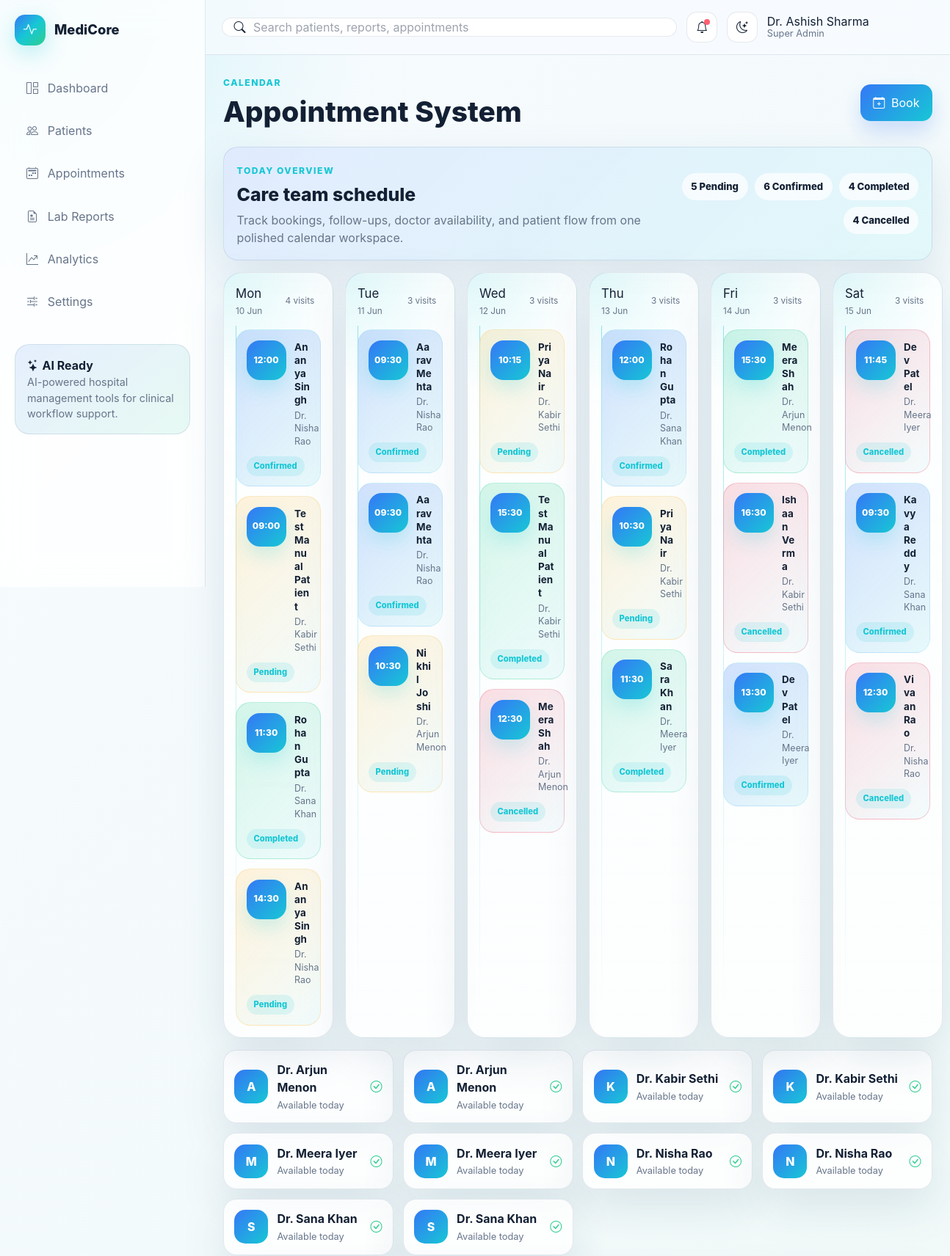
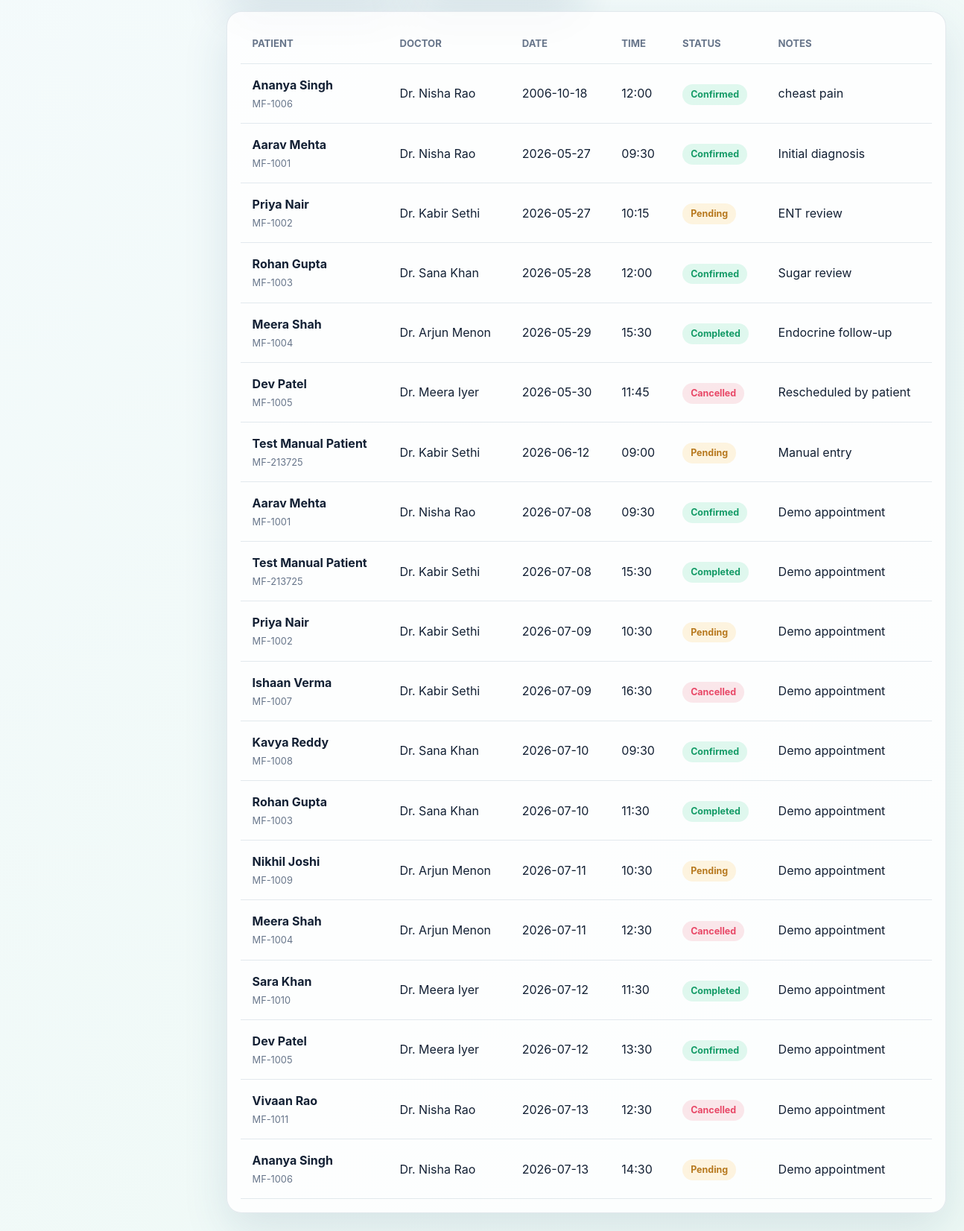
The app's page /appointments (signed in) with its own data (2 pictures, top to bottom).
### tables this page shows
CREATE TABLE users (
            id INTEGER PRIMARY KEY AUTOINCREMENT,
            name TEXT NOT NULL,
            email TEXT NOT NULL UNIQUE,
            password_hash TEXT NOT NULL,
            role TEXT NOT NULL
        , doctor_name TEXT, patient_id INTEGER, is_active BOOLEAN DEFAULT 1, created_at DATETIME);

CREATE TABLE appointments (
            id INTEGER PRIMARY KEY AUTOINCREMENT,
            patient_id INTEGER NOT NULL,
            doctor TEXT NOT NULL,
            date TEXT NOT NULL,
            time TEXT NOT NULL,
            status TEXT NOT NULL,
            notes TEXT, doctor_id INTEGER,
            FOREIGN KEY(patient_id) REFERENCES patients(id)
        );

CREATE TABLE patients (
            id INTEGER PRIMARY KEY AUTOINCREMENT,
            patient_code TEXT NOT NULL UNIQUE,
            name TEXT NOT NULL,
            age INTEGER NOT NULL,
            gender TEXT NOT NULL,
            blood_group TEXT,
            phone TEXT,
            address TEXT,
            symptoms TEXT,
            doctor TEXT,
            created_at TEXT NOT NULL
        , assigned_doctor_id INTEGER);

CREATE TABLE doctors (
	id INTEGER NOT NULL, 
	name VARCHAR(120) NOT NULL, 
	email VARCHAR(255) NOT NULL, 
	specialization VARCHAR(120) NOT NULL, 
	phone VARCHAR(40), 
	department_id INTEGER, 
	user_id INTEGER, department TEXT DEFAULT 'General Medicine', 
	PRIMARY KEY (id), 
	UNIQUE (email), 
	FOREIGN KEY(department_id) REFERENCES departments (id), 
	UNIQUE (user_id), 
	FOREIGN KEY(user_id) REFERENCES users (id)
);

### app.py (the view, shortened to what this page needs)
@app.route("/appointments", methods=["GET", "POST"])
@roles_required(ROLE_SUPER_ADMIN, ROLE_DOCTOR, ROLE_RECEPTIONIST, ROLE_PATIENT)
def appointments():
    user = current_user()
    where_sql = "1=1"
    args = []
    if user["role"] == ROLE_DOCTOR:
        where_sql = "appointments.doctor_id = ?"
        args = [doctor_id_for_user(user) or -1]
    elif user["role"] == ROLE_PATIENT:
        where_sql = "appointments.patient_id = ?"
        args = [user["patient_id"] or -1]
    data = query(
        f"""
        SELECT appointments.*, patients.name AS patient_name, patients.patient_code
        FROM appointments
        JOIN patients ON patients.id = appointments.patient_id
        WHERE {where_sql}
        ORDER BY date ASC, time ASC
        """,
        args,
    )
    status_counts = {status: sum(1 for item in data if item["status"] == status) for status in ["Pending", "Confirmed", "Completed", "Cancelled"]}
    week_days = ["Mon", "Tue", "Wed", "Thu", "Fri", "Sat"]
    calendar_items = {day: [] for day in week_days}
    for index, item in enumerate(data):
        calendar_items[week_days[index % len(week_days)]].append(item)
    return render_template(
        "appointments.html",
        appointments=data,
        patients=query("SELECT id, name FROM patients ORDER BY name"),
        status_counts=status_counts,
        doctors=query("SELECT * FROM doctors ORDER BY name"),
        calendar_items=calendar_items,
    )

### app.py (called while the page is built, shortened)
def get_db():
    if "db" not in g:
        g.db = sqlite3.connect(DB_PATH)
        g.db.row_factory = sqlite3.Row
    return g.db

def query(sql, args=(), one=False):
    cur = get_db().execute(sql, args)
    rows = cur.fetchall()
    cur.close()
    return (rows[0] if rows else None) if one else rows

@app.before_request
def before_request():
    if not app.config.get("_DB_READY"):
        init_db()
        app.config["_DB_READY"] = True

def current_user():
    if "user_id" not in session:
        return None
    return query("SELECT * FROM users WHERE id = ?", (session["user_id"],), one=True)

def role_label(role):
    return ROLE_LABELS.get(role, role.replace("_", " ").title())

def login_required(view):
    @wraps(view)
    def wrapped(*args, **kwargs):
        if "user_id" not in session:
            return redirect(url_for("login"))
        return view(*args, **kwargs)
    return wrapped

def roles_required(*allowed_roles):
    def decorator(view):
        @wraps(view)
        @login_required
        def wrapped(*args, **kwargs):
            user = current_user()
            if not user or user["role"] not in allowed_roles:
                abort(403)
            return view(*args, **kwargs)
        return wrapped
    return decorator

def nav_items_for(user):
    if not user:
        return []
    if user["role"] == ROLE_SUPER_ADMIN:
        return [
            ("Dashboard", "bi-grid-1x2", "dashboard"),
            ("Patients", "bi-people", "patients"),
            ("Appointments", "bi-calendar2-week", "appointments"),
            ("Lab Reports", "bi-file-earmark-medical", "lab_reports"),
            ("Analytics", "bi-graph-up-arrow", "analytics"),
            ("Settings", "bi-sliders2", "settings"),
        ]

@app.context_processor
def inject_globals():
    user = current_user()
    return {
        "current_user": user,
        "nav_items": nav_items_for(user),
        "now": datetime.now(),
        "role_label": role_label,
    }

### templates/appointments.html (shortened to what this page needs)
{% extends "base.html" %}
{% block content %}
<div class="page-head"><div><span class="eyebrow">Calendar</span><h1>Appointment System</h1></div>{% if current_user.role in ['super_admin', 'receptionist'] %}<button class="btn-primary" data-modal="appointmentModal"><i class="bi bi-calendar-plus"></i> Book</button>{% endif %}</div>
<section class="appointment-hero panel">
    <div>
        <span class="eyebrow">Today overview</span>
        <h2>Care team schedule</h2>
        <p>Track bookings, follow-ups, doctor availability, and patient flow from one polished calendar workspace.</p>
    </div>
    <div class="appointment-summary">
        {% for label, count in status_counts.items() %}
        <span class="{{ label|lower }}">{{ count }} {{ label }}</span>
        {% endfor %}
    </div>
</section>
<section class="calendar-board appointment-calendar">
    {% for day, items in calendar_items.items() %}
    <div class="day-column">
        <div class="day-head">
            <div>
                <h3>{{ day }}</h3>
                <small>{{ loop.index + 9 }} Jun</small>
            </div>
            <span>{{ items|length }} visits</span>
        </div>
        {% for item in items %}
        <article class="appointment-pill {{ item.status|lower }}">
            <div class="pill-time">{{ item.time }}</div>
            <div>
                <strong>{{ item.patient_name }}</strong>
                <span>{{ item.doctor }}</span>
            </div>
            <small>{{ item.status }}</small>
        </article>
        {% else %}
        <div class="empty-slot">
            <i class="bi bi-calendar2-plus"></i>
            <span>Open slot</span>
            {% if current_user.role in ['super_admin', 'receptionist'] %}<button type="button" data-modal="appointmentModal">Book now</button>{% endif %}
        </div>
        {% endfor %}
    </div>
    {% endfor %}
</section>
<section class="doctor-strip">
    {% for doctor in doctors %}
    <article>
        <span>{{ doctor.name.split(' ')[1][:1] if doctor.name.split(' ')|length > 1 else 'D' }}</span>
        <div><strong>{{ doctor.name }}</strong><small>Available today</small></div>
        <i class="bi bi-check-circle"></i>
    </article>
    {% endfor %}
</section>
<section class="panel">
    <div class="table-wrap"><table><thead><tr><th>Patient</th><th>Doctor</th><th>Date</th><th>Time</th><th>Status</th><th>Notes</th></tr></thead><tbody>
    {% for item in appointments %}
    <tr><td><strong>{{ item.patient_name }}</strong><small>{{ item.patient_code }}</small></td><td>{{ item.doctor }}</td><td>{{ item.date }}</td><td>{{ item.time }}</td><td><span class="badge {{ item.status|lower }}">{{ item.status }}</span></td><td>{{ item.notes }}</td></tr>
    {% endfor %}
    </tbody></table></div>
</section>
{% endblock %}

### templates/base.html (shortened to what this page needs)
<!doctype html>
<html lang="en">
<head>
    <script src="https://cdn.tailwindcss.com"></script>
    <link rel="stylesheet" href="https://cdn.jsdelivr.net/npm/bootstrap-icons@1.11.3/font/bootstrap-icons.min.css">
    <link rel="stylesheet" href="{{ url_for('static', filename='css/styles.css') }}">
</head>
<body class="app-shell">
    <aside class="sidebar" id="sidebar">
        <a class="brand" href="{{ url_for('dashboard') }}">
            <span class="brand-mark"><i class="bi bi-activity"></i></span>
            <span>MediCore</span>
        </a>
        <nav class="nav-list">
            {% for label, icon, endpoint in nav_items %}
            <a href="{{ url_for(endpoint) }}"><i class="bi {{ icon }}"></i> {{ label }}</a>
            {% endfor %}
        </nav>
        {% if current_user and current_user.role in ['super_admin', 'doctor'] %}
        <a class="ai-card ai-card-link" href="{{ url_for('ai_tools') }}">
            <i class="bi bi-stars"></i>
            <strong>AI Ready</strong>
            <p>AI-powered hospital management tools for clinical workflow support.</p>
        </a>
        {% endif %}
    </aside>
    <main class="main">
        <header class="topbar">
            <div class="search-box">
                <i class="bi bi-search"></i>
                <input type="search" placeholder="Search patients, reports, appointments">
            </div>
            <button class="icon-btn" aria-label="Notifications"><i class="bi bi-bell"></i><span class="dot"></span></button>
            <button class="icon-btn" id="themeToggle" aria-label="Toggle dark mode"><i class="bi bi-moon-stars"></i></button>
            <div class="profile">
                <span>{{ current_user.name if current_user else 'Guest' }}</span>
                <small>{{ role_label(current_user.role) if current_user else 'Visitor' }}</small>
            </div>
        </header>
        <section class="page-content fade-in">
            {% block content %}{% endblock %}
        </section>
    </main>
</body>
</html>

### records on screen
users: name "Dr. Ashish Sharma", role "Super Admin"
appointments: count "6", status "Confirmed", time "12:00", patient_name "Ananya Singh", doctor "Dr. Nisha Rao", patient_code "MF-1006", date "2006-10-18", notes "cheast pain"
appointments: count "4", status "Completed", time "15:30", patient_name "Meera Shah", doctor "Dr. Arjun Menon", patient_code "MF-1004", date "2026-05-29", notes "Endocrine follow-up"
appointments: count "4", status "Cancelled", time "12:30", patient_name "Meera Shah", doctor "Dr. Arjun Menon", patient_code "MF-1004", date "2026-07-11", notes "Demo appointment"
appointments: time "09:00", patient_name "Test Manual Patient", doctor "Dr. Kabir Sethi", status "Pending", patient_code "MF-213725", date "2026-06-12", notes "Manual entry"
appointments: time "11:30", patient_name "Rohan Gupta", doctor "Dr. Sana Khan", status "Completed", patient_code "MF-1003", date "2026-07-10", notes "Demo appointment"
appointments: time "14:30", patient_name "Ananya Singh", doctor "Dr. Nisha Rao", status "Pending", patient_code "MF-1006", date "2026-07-13", notes "Demo appointment"
appointments: time "09:30", patient_name "Aarav Mehta", doctor "Dr. Nisha Rao", status "Confirmed", patient_code "MF-1001", date "2026-05-27", notes "Initial diagnosis"
appointments: time "09:30", patient_name "Aarav Mehta", doctor "Dr. Nisha Rao", status "Confirmed", patient_code "MF-1001", date "2026-07-08", notes "Demo appointment"
appointments: time "10:30", patient_name "Nikhil Joshi", doctor "Dr. Arjun Menon", status "Pending", patient_code "MF-1009", date "2026-07-11", notes "Demo appointment"
appointments: time "10:15", patient_name "Priya Nair", doctor "Dr. Kabir Sethi", status "Pending", patient_code "MF-1002", date "2026-05-27", notes "ENT review"
appointments: time "15:30", patient_name "Test Manual Patient", doctor "Dr. Kabir Sethi", status "Completed", patient_code "MF-213725", date "2026-07-08", notes "Demo appointment"
appointments: time "12:00", patient_name "Rohan Gupta", doctor "Dr. Sana Khan", status "Confirmed", patient_code "MF-1003", date "2026-05-28", notes "Sugar review"
appointments: time "10:30", patient_name "Priya Nair", doctor "Dr. Kabir Sethi", status "Pending", patient_code "MF-1002", date "2026-07-09", notes "Demo appointment"
appointments: time "11:30", patient_name "Sara Khan", doctor "Dr. Meera Iyer", status "Completed", patient_code "MF-1010", date "2026-07-12", notes "Demo appointment"
appointments: time "16:30", patient_name "Ishaan Verma", doctor "Dr. Kabir Sethi", status "Cancelled", patient_code "MF-1007", date "2026-07-09", notes "Demo appointment"
appointments: time "13:30", patient_name "Dev Patel", doctor "Dr. Meera Iyer", status "Confirmed", patient_code "MF-1005", date "2026-07-12", notes "Demo appointment"
appointments: time "11:45", patient_name "Dev Patel", doctor "Dr. Meera Iyer", status "Cancelled", patient_code "MF-1005", date "2026-05-30", notes "Rescheduled by patient"
appointments: time "09:30", patient_name "Kavya Reddy", doctor "Dr. Sana Khan", status "Confirmed", patient_code "MF-1008", date "2026-07-10", notes "Demo appointment"
appointments: time "12:30", patient_name "Vivaan Rao", doctor "Dr. Nisha Rao", status "Cancelled", patient_code "MF-1011", date "2026-07-13", notes "Demo appointment"
doctors: name.split|length "A", name "Dr. Arjun Menon"
doctors: name.split|length "A", name "Dr. Arjun Menon"
doctors: name.split|length "K", name "Dr. Kabir Sethi"
doctors: name.split|length "K", name "Dr. Kabir Sethi"
doctors: name.split|length "M", name "Dr. Meera Iyer"
doctors: name.split|length "M", name "Dr. Meera Iyer"
doctors: name.split|length "N", name "Dr. Nisha Rao"
doctors: name.split|length "N", name "Dr. Nisha Rao"
doctors: name.split|length "S", name "Dr. Sana Khan"
doctors: name.split|length "S", name "Dr. Sana Khan"

### other values on screen
{{ label }} "Dashboard" "Patients" "Appointments" "Lab Reports" "Analytics" "Settings"
{{ count }} "5"
{{ label }} "Pending"
{{ day }} "Mon" "Tue" "Wed" "Thu" "Fri" "Sat"
{{ items|length }} "4" "3" "3" "3" "3" "3"
